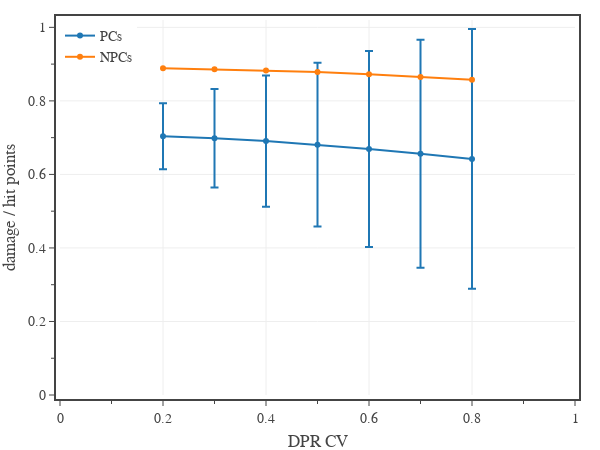

Here is the notebook cell this chart was saved with:
### Code cell
# plots the average damage taken relative to max HP for a range of monster CoV values

diff = 0.7 # deadly

party_hp = 100
party_dpr = 40
party_size = 4
pc_hp = party_hp/4
pc_dpr = party_dpr/4
pc_dpr_cv = 0.8

mon_hp = 100
mon_dpr = (party_hp*diff)/(mon_hp/party_dpr)

# original
pc_win_pct = []
mon_win_pct = []
pc_hp_loss = []
pc_hp_loss_sigma = []
mon_hp_loss = []
mon_hp_loss_sigma = []
mon_dpr_cvs = np.linspace(0.2, 0.8, 7)
for mon_dpr_cv in mon_dpr_cvs:
    #print(f'{mon_dpr_cv:.1f}')
    combatants = [
        cp.Combatant(
            group='NPCs',
            name='monster',
            opponent='PCs',
            level=5,
            hit_points = mon_hp,
            damage = [cp.gaussian_dice_distribution(mon_dpr, mon_dpr_cv*mon_dpr)],
        ),
        cp.Combatant(
            group='PCs',
            name='PC 1',
            opponent='NPCs',
            level=5,
            hit_points = pc_hp,
            damage = [cp.gaussian_dice_distribution(pc_dpr, pc_dpr_cv*pc_dpr)],
        ),
        cp.Combatant(
            group='PCs',
            name='PC 2',
            opponent='NPCs',
            level=5,
            hit_points = pc_hp,
            damage = [cp.gaussian_dice_distribution(pc_dpr, pc_dpr_cv*pc_dpr)],
        ),
        cp.Combatant(
            group='PCs',
            name='PC 3',
            opponent='NPCs',
            level=5,
            hit_points = pc_hp,
            damage = [cp.gaussian_dice_distribution(pc_dpr, pc_dpr_cv*pc_dpr)],
        ),
        cp.Combatant(
            group='PCs',
            name='PC 4',
            opponent='NPCs',
            level=5,
            hit_points = pc_hp,
            damage = [cp.gaussian_dice_distribution(pc_dpr, pc_dpr_cv*pc_dpr)],
        ),
    ]
    e = cp.Encounter(combatants, initiative=['PC 1','PC 2','monster','PC 3','PC 4'], rounds=8)
    pc_win_pct += [e.group_win_pct('PCs', method='approx')]
    mon_win_pct += [e.group_win_pct('NPCs', method='approx')]

    pc_hp_loss += [e.group_damage_mean('NPCs', method='approx', clip=True)/(party_size*pc_hp)]
    pc_hp_loss_sigma += [e.group_damage_sigma('NPCs', method='approx', clip=True)/(party_size*pc_hp)]

    mon_hp_loss += [e.group_damage_mean('PCs', method='approx', clip=True)/(mon_hp)]
    mon_hp_loss_sigma += [e.group_damage_sigma('PCs', method='approx', clip=True)/(mon_hp)]



# create figure
fig = go.Figure(
    layout=go.Layout(
        template=tfb.FIG_TEMPLATE,
        xaxis=dict(
            title_text='DPR CV',
            range=[0, 1],
            tick0=0, dtick=0.2,
            minor=dict(tick0=0, dtick=0.1),
        ),
        yaxis=dict(
            title_text='damage / hit points',
            range=[0,1.02],
            #tickformat='.0%'
            tick0=0, dtick=0.2,
            minor=dict(tick0=0, dtick=0.1),
        ),
        legend=dict(
            xanchor='left', yanchor='top',
            x=0.00, y=1.00,
            orientation='v',
            tracegroupgap=0,
        )
    )
)

fig.add_trace(go.Scatter(
    x=mon_dpr_cvs,
    y=pc_hp_loss,
    name=f'PCs',
    #line_color=COLOR_LIST[i],
    error_y=dict(
        type='data',
        symmetric=False,
        array=pc_hp_loss_sigma,
        arrayminus=pc_hp_loss_sigma,
    ),
    hovertemplate=
        f'<b>PCs</b><br>'+
        'monster CV %{x:.2f}<br>'+
        'probability %{y:.1%}<extra></extra>',
))

fig.add_trace(go.Scatter(
    x=mon_dpr_cvs,
    y=mon_hp_loss,
    name=f'NPCs',
    #line_color=COLOR_LIST[i],
    #error_y=dict(
    #    type='data',
    #    symmetric=True,
    #    array=mon_hp_loss_sigma,
    #),
    hovertemplate=
        f'<b>NPCs</b><br>'+
        'monster CV %{x:.2f}<br>'+
        'probability %{y:.1%}<extra></extra>',
))


# show figure
fig.update_layout(width=600, height=450)
fig.show(config=tfb.FIG_CONFIG)

# save figures
if SAVEFIGS:
    fig.update_layout(autosize=True, width=None, height=None)
    #tfb.save_fig_html(fig, format='large', name=f'./fig-example-dt-distribution-large')
    #tfb.save_fig_html(fig, format='small', name=f'./fig-example-dt-distribution-small')

### Figure 1 — Plotly figure (JSON) as saved in the notebook; plotly's stock layout.template omitted (floating-point values rounded to 4 significant figures)
{"data": [{"error_y": {"array": [0.0895, 0.1341, 0.1785, 0.2227, 0.2666, 0.3102, 0.3534], "arrayminus": [0.0895, 0.1341, 0.1785, 0.2227, 0.2666, 0.3102, 0.3534], "symmetric": false, "type": "data"}, "hovertemplate": "<b>PCs</b><br>monster CV %{x:.2f}<br>probability %{y:.1%}<extra></extra>", "name": "PCs", "type": "scatter", "x": [0.2, 0.3, 0.4, 0.5, 0.6, 0.7, 0.8], "y": [0.7037, 0.6983, 0.6906, 0.6808, 0.6692, 0.6561, 0.6421]}, {"hovertemplate": "<b>NPCs</b><br>monster CV %{x:.2f}<br>probability %{y:.1%}<extra></extra>", "name": "NPCs", "type": "scatter", "x": [0.2, 0.3, 0.4, 0.5, 0.6, 0.7, 0.8], "y": [0.8885, 0.8857, 0.8828, 0.8784, 0.8722, 0.8649, 0.8572]}], "layout": {"height": 450, "legend": {"orientation": "v", "tracegroupgap": 0, "x": 0, "xanchor": "left", "y": 1, "yanchor": "top"}, "width": 600, "xaxis": {"dtick": 0.2, "minor": {"dtick": 0.1, "tick0": 0}, "range": [0, 1], "tick0": 0, "title": {"text": "DPR CV"}}, "yaxis": {"dtick": 0.2, "minor": {"dtick": 0.1, "tick0": 0}, "range": [0, 1.02], "tick0": 0, "title": {"text": "damage / hit points"}}}}
